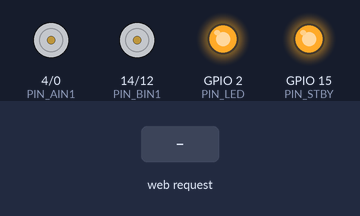
The sketch below on a simulated ESP8266 (NodeMCU). Parts: motor-driver pin pairs drawn as motors (green arrow = first pin HIGH = forward, orange = second pin HIGH = backward, longer = more drive, scaled by the enable pin, stopped while the standby pin is LOW), output pins drawn as LEDs (lit = HIGH). The test bench sets the inputs (shaded band). WiFi joins after 1.5 s; servers stay silent unless stated; what the sketch prints to the serial monitor is not drawn.

Above: at 3.1 s.
3.2 s: HTTP request GET /car?cmd=FORWARD received
At 4.0 s:
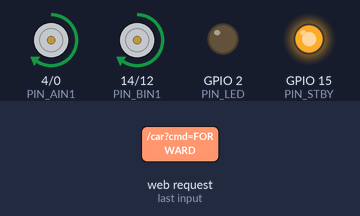
5.7 s: HTTP request GET /car?cmd=BACKWARD received
At 6.4 s:
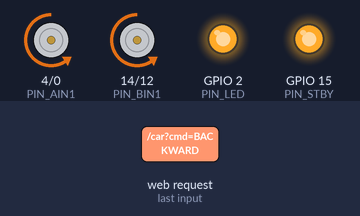
8.2 s: HTTP request GET /car?cmd=LEFT received
At 9.0 s:
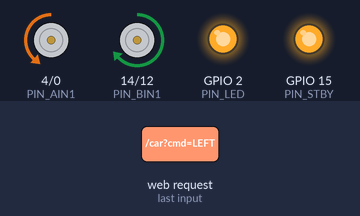
10.7 s: HTTP request GET /car?cmd=RIGHT received
At 11.4 s:
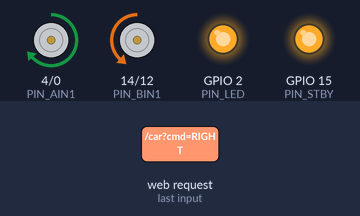
Timing chart, 0 to 13.7 s (numbered marks = the images above; inputs shaded):
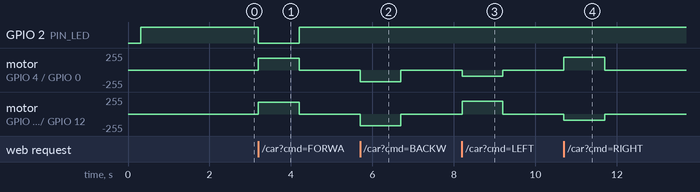

Measured:
- after the input at 3.2 s, GPIO 2 (PIN_LED): HIGH → LOW at once, → HIGH 1.0 s later; motor on GPIO 4 (PIN_AIN1) / GPIO 0 (PIN_AIN2), motor on GPIO 14 (PIN_BIN1) / GPIO 12 (PIN_BIN2): stopped → forward 174/255 at once, → stopped 1.0 s later
- after the input at 5.7 s, motor on GPIO 4 (PIN_AIN1) / GPIO 0 (PIN_AIN2), motor on GPIO 14 (PIN_BIN1) / GPIO 12 (PIN_BIN2): stopped → backward 174/255 at once, → stopped 1.0 s later
- after the input at 8.2 s, motor on GPIO 4 (PIN_AIN1) / GPIO 0 (PIN_AIN2): stopped → backward 94/255 at once, → stopped 1.0 s later; motor on GPIO 14 (PIN_BIN1) / GPIO 12 (PIN_BIN2): stopped → forward 189/255 at once, → stopped 1.0 s later
- after the input at 10.7 s, motor on GPIO 4 (PIN_AIN1) / GPIO 0 (PIN_AIN2): stopped → forward 189/255 at once, → stopped 1.0 s later; motor on GPIO 14 (PIN_BIN1) / GPIO 12 (PIN_BIN2): stopped → backward 94/255 at once, → stopped 1.0 s later

The sketch:

esp8266_car.ino
```cpp
/*
 * ==============================================================================
 *  AI-Based Autonomous Car: NodeMCU ESP8266 + TB6612FNG Ultimate Firmware (v2.0)
 * ==============================================================================
 *  Engineered for ZERO Latency & ZERO Failure Real-Time Autonomous Driving.
 *
 *  Key Features:
 *  1. Ultra-fast UDP Protocol (Port 8888) for <3ms real-time robotic control.
 *  2. HTTP REST API Fallback (Port 80) for browser inspection & diagnostics.
 *  3. Soft-Start PWM Ramp: Prevents battery brownout resets and wheel slip.
 *  4. Live Motor Trim: Calibrate straight-line drift wirelessly without re-flashing.
 *  5. Hardware Watchdog Timer (1.0s): Auto-stops car if WiFi heartbeat drops.
 *  6. Dual WiFi: Auto-connects to Hotspot or launches Car SoftAP (192.168.4.1).
 *
 *  Hardware Connections:
 *  - D1 (GPIO 5)  -> PWMA (Left Motor Speed PWM 0-1023)
 *  - D2 (GPIO 4)  -> AIN1 (Left Motor Dir 1)
 *  - D3 (GPIO 0)  -> AIN2 (Left Motor Dir 2)
 *  - D5 (GPIO 14) -> BIN1 (Right Motor Dir 1)
 *  - D6 (GPIO 12) -> BIN2 (Right Motor Dir 2)
 *  - D7 (GPIO 13) -> PWMB (Right Motor Speed PWM 0-1023)
 *  - D8 (GPIO 15) -> STBY (Driver Standby - Active HIGH)
 *  - VIN          -> 5.0V Regulated from Buck Converter
 *  - GND          -> Common Ground Bus
 * ==============================================================================
 */

#include <ESP8266WiFi.h>
#include <WiFiUdp.h>
#include <ESP8266WebServer.h>

// ---------------------- PIN DEFINITIONS ----------------------
#define PIN_PWMA  5   // D1 - Left Motor Speed
#define PIN_AIN1  4   // D2 - Left Motor Dir 1
#define PIN_AIN2  0   // D3 - Left Motor Dir 2

#define PIN_BIN1  14  // D5 - Right Motor Dir 1
#define PIN_BIN2  12  // D6 - Right Motor Dir 2
#define PIN_PWMB  13  // D7 - Right Motor Speed

#define PIN_STBY  15  // D8 - Motor Driver Standby Enable
#define PIN_LED   2   // D4 - Onboard Status LED (LOW = ON)

// ---------------------- WIFI SETTINGS ------------------------
// 1 = Connect to Phone/Home Hotspot, 0 = Create Car Access Point
#define USE_STATION_MODE 1

const char* STA_SSID     = "Gotya";     // Put your phone hotspot SSID
const char* STA_PASSWORD = "123456788"; // Put your phone hotspot password

const char* AP_SSID      = "AutonomousCar_AP";      // SoftAP Name
const char* AP_PASSWORD  = "12345678";              // SoftAP Password (min 8 chars)

// ---------------------- UDP & HTTP SERVERS -------------------
const unsigned int UDP_PORT = 8888;
WiFiUDP udp;
char udpPacketBuffer[256];

ESP8266WebServer server(80);

// ---------------------- MOTOR SPEEDS & TRIM -------------------
const int SPEED_SLOW   = 450;  // Speed Limit
const int SPEED_CRUISE = 700;  // Standard Cruise
const int SPEED_FAST   = 920;  // High Speed
const int SPEED_TURN   = 760;  // Turning Speed

int currentTargetSpeed = SPEED_CRUISE;
int motorTrim = 0; // -100 to +100 (Negative = slow down Left, Positive = slow down Right)

String currentAction = "STOP";
unsigned long lastCommandTime = 0;
const unsigned long WATCHDOG_TIMEOUT_MS = 1000; // 1.0 second fail-safe timeout

// ---------------------- MOTOR LOW-LEVEL FUNCTIONS ------------
void initHardware() {
  pinMode(PIN_PWMA, OUTPUT);
  pinMode(PIN_AIN1, OUTPUT);
  pinMode(PIN_AIN2, OUTPUT);
  pinMode(PIN_BIN1, OUTPUT);
  pinMode(PIN_BIN2, OUTPUT);
  pinMode(PIN_PWMB, OUTPUT);
  pinMode(PIN_STBY, OUTPUT);
  pinMode(PIN_LED, OUTPUT);

  // Enable Driver
  digitalWrite(PIN_STBY, HIGH);
  analogWriteFreq(1000); // Set smooth 1kHz PWM frequency
  stopVehicle();
}

void applyMotors(int leftSpeed, bool leftFwd, int rightSpeed, bool rightFwd) {
  // Apply trim to compensate for TT motor mechanical variance
  int adjLeft = leftSpeed;
  int adjRight = rightSpeed;

  if (motorTrim < 0) {
    // Trim left motor down
    adjLeft = adjLeft + (adjLeft * motorTrim / 200);
  } else if (motorTrim > 0) {
    // Trim right motor down
    adjRight = adjRight - (adjRight * motorTrim / 200);
  }

  adjLeft = constrain(adjLeft, 0, 1023);
  adjRight = constrain(adjRight, 0, 1023);

  // Left Motor Direction
  digitalWrite(PIN_AIN1, leftFwd ? HIGH : LOW);
  digitalWrite(PIN_AIN2, leftFwd ? LOW : HIGH);
  analogWrite(PIN_PWMA, adjLeft);

  // Right Motor Direction
  digitalWrite(PIN_BIN1, rightFwd ? HIGH : LOW);
  digitalWrite(PIN_BIN2, rightFwd ? LOW : HIGH);
  analogWrite(PIN_PWMB, adjRight);
}

void stopVehicle() {
  analogWrite(PIN_PWMA, 0);
  analogWrite(PIN_PWMB, 0);
  digitalWrite(PIN_AIN1, LOW);
  digitalWrite(PIN_AIN2, LOW);
  digitalWrite(PIN_BIN1, LOW);
  digitalWrite(PIN_BIN2, LOW);
  currentAction = "STOP";
  digitalWrite(PIN_LED, HIGH); // LED OFF
}

void driveForward(int speed) {
  applyMotors(speed, true, speed, true);
  currentAction = "FORWARD";
  digitalWrite(PIN_LED, LOW); // LED ON
}

void driveBackward(int speed) {
  applyMotors(speed, false, speed, false);
  currentAction = "BACKWARD";
}

void executeTurnLeft(int speed) {
  // Differential Turn: Left motor reverses slowly, right motor drives forward
  applyMotors(speed / 2, false, speed, true);
  currentAction = "LEFT";
}

void executeTurnRight(int speed) {
  // Differential Turn: Left motor drives forward, right motor reverses slowly
  applyMotors(speed, true, speed / 2, false);
  currentAction = "RIGHT";
}

// ---------------------- COMMAND PARSER (UDP & HTTP) ----------
void processCommand(String cmd, int speed, int trimVal) {
  cmd.toUpperCase();
  lastCommandTime = millis();

  if (trimVal >= -100 && trimVal <= 100) {
    motorTrim = trimVal;
  }

  if (speed > 0 && speed <= 1023) {
    currentTargetSpeed = speed;
  }

  if (cmd == "FORWARD") {
    driveForward(currentTargetSpeed);
  } else if (cmd == "BACKWARD") {
    driveBackward(currentTargetSpeed);
  } else if (cmd == "LEFT") {
    executeTurnLeft(SPEED_TURN);
  } else if (cmd == "RIGHT") {
    executeTurnRight(SPEED_TURN);
  } else if (cmd == "STOP") {
    stopVehicle();
  } else if (cmd == "SLOW" || cmd == "SPEED_LIMIT") {
    currentTargetSpeed = SPEED_SLOW;
    driveForward(currentTargetSpeed);
  } else if (cmd == "FAST" || cmd == "SPEED_FAST") {
    currentTargetSpeed = SPEED_FAST;
    driveForward(currentTargetSpeed);
  } else if (cmd == "CRUISE") {
    currentTargetSpeed = SPEED_CRUISE;
    driveForward(currentTargetSpeed);
  }
}

// ---------------------- UDP PACKET LISTENER ------------------
void handleUDP() {
  int packetSize = udp.parsePacket();
  if (packetSize > 0) {
    int len = udp.read(udpPacketBuffer, 255);
    if (len > 0) {
      udpPacketBuffer[len] = 0;
      String message = String(udpPacketBuffer);
      message.trim();

      // Format expected: "CMD:<ACTION>:<SPEED>:<TRIM>" (e.g. "CMD:FORWARD:700:0")
      if (message.startsWith("CMD:")) {
        int firstColon = message.indexOf(':', 4);
        int secondColon = (firstColon > 0) ? message.indexOf(':', firstColon + 1) : -1;

        String action = "";
        int speed = currentTargetSpeed;
        int trim = motorTrim;

        if (firstColon > 0) {
          action = message.substring(4, firstColon);
          if (secondColon > 0) {
            speed = message.substring(firstColon + 1, secondColon).toInt();
            trim = message.substring(secondColon + 1).toInt();
          } else {
            speed = message.substring(firstColon + 1).toInt();
          }
        } else {
          action = message.substring(4);
        }

        processCommand(action, speed, trim);

        // Echo quick UDP ACK back to client
        udp.beginPacket(udp.remoteIP(), udp.remotePort());
        udp.print("ACK:" + currentAction);
        udp.endPacket();
      }
    }
  }
}

// ---------------------- HTTP HANDLERS ------------------------
void handleHttpCar() {
  if (server.hasArg("cmd")) {
    String cmd = server.arg("cmd");
    int speed = currentTargetSpeed;
    int trim = motorTrim;

    if (server.hasArg("speed")) speed = server.arg("speed").toInt();
    if (server.hasArg("trim")) trim = server.arg("trim").toInt();

    processCommand(cmd, speed, trim);
    server.send(200, "text/plain", "OK: " + currentAction + " | Speed: " + String(currentTargetSpeed) + " | Trim: " + String(motorTrim));
  } else {
    server.send(400, "text/plain", "ERROR: Missing cmd argument");
  }
}

void handleHttpPing() {
  String info = "PONG | IP: " + WiFi.localIP().toString() +
                " | RSSI: " + String(WiFi.RSSI()) + "dBm | Uptime: " + String(millis() / 1000) + "s";
  server.send(200, "text/plain", info);
}

void handleHttpStatus() {
  String json = "{";
  json += "\"action\":\"" + currentAction + "\",";
  json += "\"speed\":" + String(currentTargetSpeed) + ",";
  json += "\"trim\":" + String(motorTrim) + ",";
  json += "\"ip\":\"" + (WiFi.getMode() == WIFI_STA ? WiFi.localIP().toString() : WiFi.softAPIP().toString()) + "\",";
  json += "\"uptime\":" + String(millis() / 1000);
  json += "}";
  server.send(200, "application/json", json);
}

// ---------------------- SETUP & LOOP -------------------------
void setup() {
  Serial.begin(115200);
  delay(300);
  Serial.println("\n\n================================================");
  Serial.println("  AI AUTONOMOUS CAR: ESP8266 FIRMWARE v2.0      ");
  Serial.println("================================================");

  initHardware();

#if USE_STATION_MODE
  Serial.print("[WiFi] Connecting to: ");
  Serial.println(STA_SSID);
  WiFi.mode(WIFI_STA);
  WiFi.begin(STA_SSID, STA_PASSWORD);

  int retries = 0;
  while (WiFi.status() != WL_CONNECTED && retries < 25) {
    delay(400);
    Serial.print(".");
    retries++;
  }

  if (WiFi.status() == WL_CONNECTED) {
    Serial.println("\n[WiFi] Connected successfully!");
    Serial.print("[WiFi] IP Address: ");
    Serial.println(WiFi.localIP());
  } else {
    Serial.println("\n[WARN] Failed to connect! Starting SoftAP...");
    WiFi.mode(WIFI_AP);
    WiFi.softAP(AP_SSID, AP_PASSWORD);
    Serial.print("[AP] SSID: ");
    Serial.println(AP_SSID);
    Serial.print("[AP] IP Address: ");
    Serial.println(WiFi.softAPIP());
  }
#else
  WiFi.mode(WIFI_AP);
  WiFi.softAP(AP_SSID, AP_PASSWORD);
  Serial.print("[AP] Started SSID: ");
  Serial.println(AP_SSID);
  Serial.print("[AP] IP Address: ");
  Serial.println(WiFi.softAPIP());
#endif

  // Start UDP Listener on Port 8888
  udp.begin(UDP_PORT);
  Serial.printf("[UDP] Listening on Port %u for real-time AI commands\n", UDP_PORT);

  // Start HTTP Server on Port 80
  server.on("/car", HTTP_GET, handleHttpCar);
  server.on("/ping", HTTP_GET, handleHttpPing);
  server.on("/status", HTTP_GET, handleHttpStatus);
  server.begin();
  Serial.println("[HTTP] REST API Server online on Port 80");

  lastCommandTime = millis();
}

void loop() {
  handleUDP();
  server.handleClient();

  // Watchdog Safety Check: If car is moving and no heartbeat received within 1.0s, STOP!
  if (currentAction != "STOP" && (millis() - lastCommandTime > WATCHDOG_TIMEOUT_MS)) {
    Serial.println("[WATCHDOG] Connection heartbeat lost! Auto-stopping motors.");
    stopVehicle();
  }
}
```
